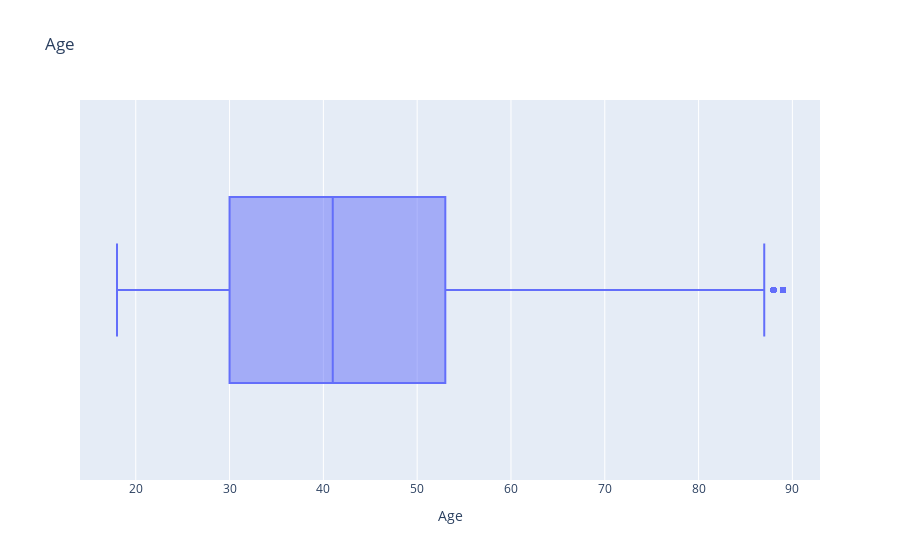
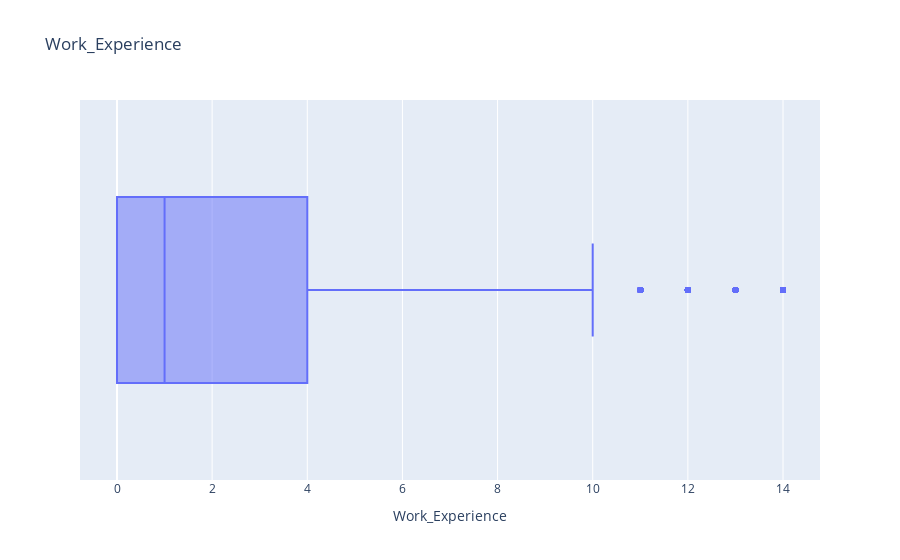
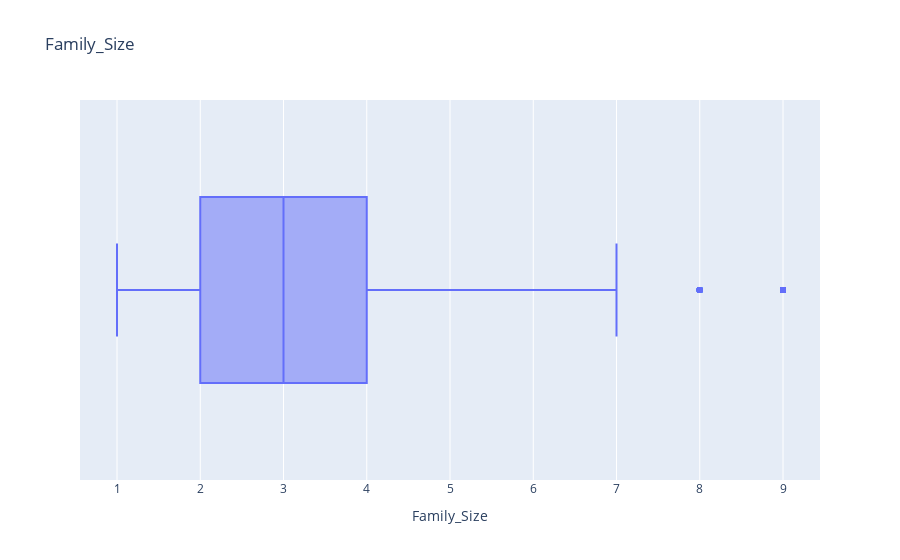

Notebook source saved alongside these figures, in order:
### Code cell
for col in num_cols:
    fig = px.box(df, x=col, title=col)
    fig.show()

### Figure 1 — Plotly figure (JSON) as saved in the notebook; plotly's stock layout.template omitted (floating-point values rounded to 4 significant figures; data arrays with more than 128 entries replaced by an {"elided": "..."} marker saying what was removed)
{"data": [{"alignmentgroup": "True", "hovertemplate": "Age=%{x}<extra></extra>", "legendgroup": "", "marker": {"color": "#636efa"}, "name": "", "notched": false, "offsetgroup": "", "orientation": "h", "showlegend": false, "type": "box", "x": {"elided": "10657 int values"}, "x0": " ", "xaxis": "x", "y0": " ", "yaxis": "y"}], "layout": {"boxmode": "group", "legend": {"tracegroupgap": 0}, "title": {"text": "Age"}, "xaxis": {"anchor": "y", "domain": [0, 1], "title": {"text": "Age"}}, "yaxis": {"anchor": "x", "domain": [0, 1]}}}

### Figure 2 — Plotly figure (JSON) as saved in the notebook; plotly's stock layout.template omitted (floating-point values rounded to 4 significant figures; data arrays with more than 128 entries replaced by an {"elided": "..."} marker saying what was removed)
{"data": [{"alignmentgroup": "True", "hovertemplate": "Work_Experience=%{x}<extra></extra>", "legendgroup": "", "marker": {"color": "#636efa"}, "name": "", "notched": false, "offsetgroup": "", "orientation": "h", "showlegend": false, "type": "box", "x": {"elided": "10657 int values"}, "x0": " ", "xaxis": "x", "y0": " ", "yaxis": "y"}], "layout": {"boxmode": "group", "legend": {"tracegroupgap": 0}, "title": {"text": "Work_Experience"}, "xaxis": {"anchor": "y", "domain": [0, 1], "title": {"text": "Work_Experience"}}, "yaxis": {"anchor": "x", "domain": [0, 1]}}}

### Figure 3 — Plotly figure (JSON) as saved in the notebook; plotly's stock layout.template omitted (floating-point values rounded to 4 significant figures; data arrays with more than 128 entries replaced by an {"elided": "..."} marker saying what was removed)
{"data": [{"alignmentgroup": "True", "hovertemplate": "Family_Size=%{x}<extra></extra>", "legendgroup": "", "marker": {"color": "#636efa"}, "name": "", "notched": false, "offsetgroup": "", "orientation": "h", "showlegend": false, "type": "box", "x": {"elided": "10657 int values"}, "x0": " ", "xaxis": "x", "y0": " ", "yaxis": "y"}], "layout": {"boxmode": "group", "legend": {"tracegroupgap": 0}, "title": {"text": "Family_Size"}, "xaxis": {"anchor": "y", "domain": [0, 1], "title": {"text": "Family_Size"}}, "yaxis": {"anchor": "x", "domain": [0, 1]}}}
